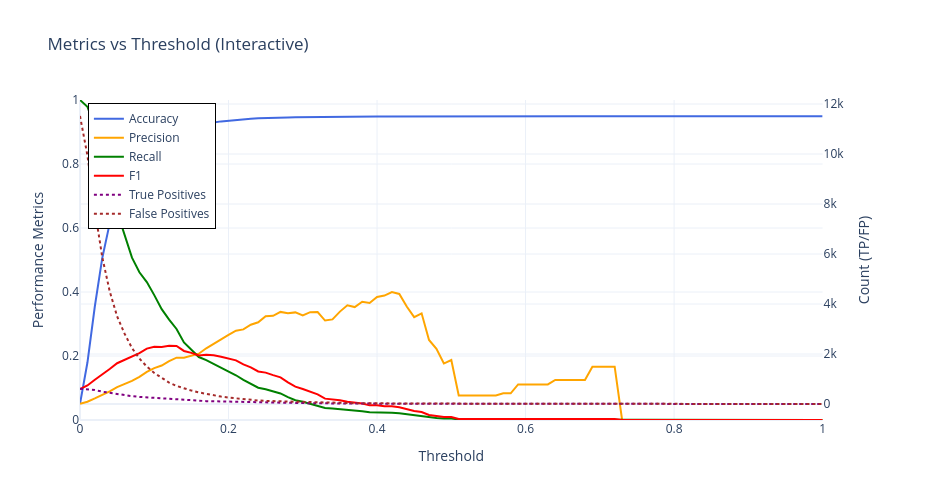

The notebook cell saved with this chart:
### Code cell
fig3 = plot_metrics_vs_threshold_interactive(best_lr, X_test_enc_df, y_test)
fig3.write_html("metrics_vs_threshold_lr.html")
